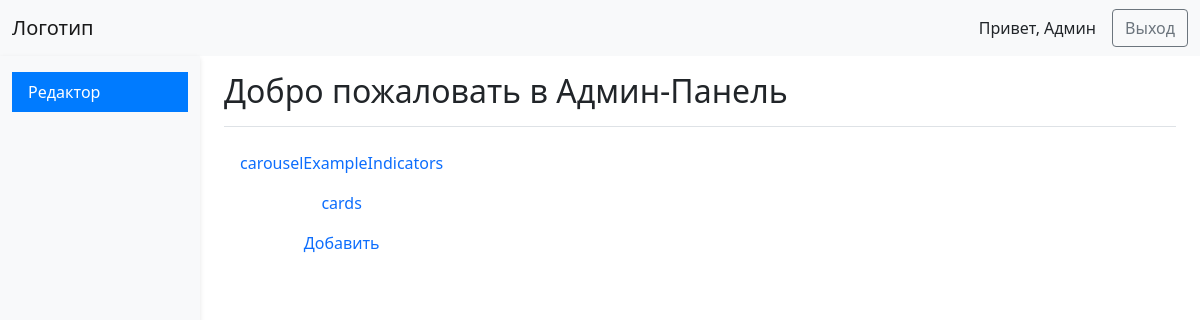
The app's page /admin_panel (signed in), older data.
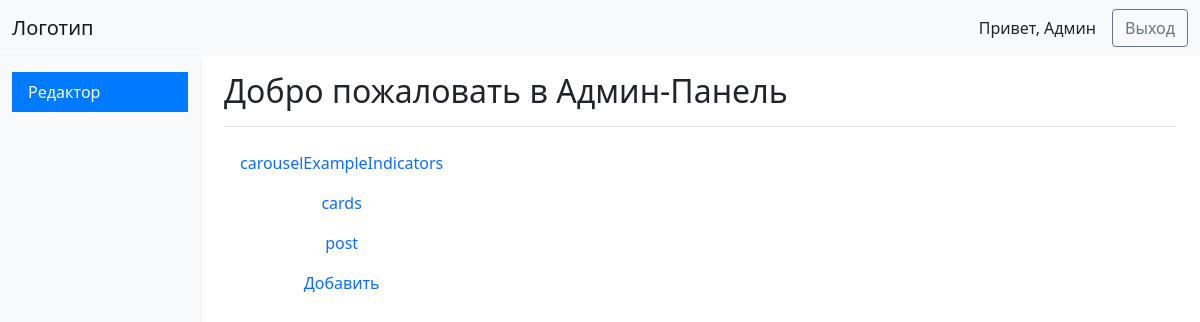
The same page, newer data.
### tables this page shows
CREATE TABLE content (
             id INTEGER PRIMARY KEY AUTOINCREMENT,
             idblock TEXT,
             short_title TEXT,
             img TEXT,
             altimg TEXT,
             title TEXT,
             contenttext TEXT,
             author TEXT,
             timestampdata DATETIME);

### app.py (the view)
@app.route('/admin_panel')
def admin_panel():
    if 'user_id' not in session:
        return redirect(url_for('admin_login'))
    conn = get_db_connection()
    blocks = conn.execute('SELECT * FROM content').fetchall()
    conn.close()
    blocks_list = [dict(ix) for ix in blocks]
    json_data = {}
    for raw in blocks_list:
        if raw['idblock'] not in json_data:
            json_data[raw['idblock']] = []
        json_data[raw['idblock']].append({
            'id': raw['id'],
            'short_title': raw['short_title'],
            'img': raw['img'],
            'altimg': raw['altimg'],
            'title': raw['title'],
            'contenttext': raw['contenttext'],
            'author': raw['author'],
            'timestampdata': raw['timestampdata']
        })
    return render_template('admin_panel.html', json_data=json_data)

### app.py (called while the page is built)
def get_db_connection():
    conn = sqlite3.connect('database.db')
    conn.row_factory = sqlite3.Row
    return conn

### templates/admin_panel.html (shortened to what this page needs)
<!DOCTYPE html>
<html lang="en">
<head>
	<link href="https://cdn.jsdelivr.net/npm/bootstrap@5.1.3/dist/css/bootstrap.min.css" rel="stylesheet">
</head>
<body>
<nav class="navbar navbar-expand-lg navbar-light bg-light">
	<div class="container-fluid">
		<a class="navbar-brand" href="#">Логотип</a>
		<div class="d-flex align-items-center">
			<span class="me-3">Привет, Админ</span>
			<a href="{{ url_for('logout') }}" class="btn btn-outline-secondary">Выход</a>
		</div>
	</div>
</nav>
<div class="container-fluid">
	<div class="row">
		<nav id="sidebarMenu" class="col-md-3 col-lg-2 d-md-block bg-light sidebar collapse">
			<div class="position-sticky pt-3">
				<ul class="nav flex-column">
					<li class="nav-item">
						<a class="nav-link active" aria-current="page" href="#">
							Редактор
						</a>
					</li>
				</ul>
			</div>
		</nav>
		{% if json_data %}
			{% include 'editland.html' %}
		{% endif %}
	</div>
</div>
</body>
</html>

### templates/editland.html (shortened to what this page needs)
<main class="col-md-9 ms-sm-auto col-lg-10 px-md-4">
	<div class="d-flex justify-content-between flex-wrap flex-md-nowrap align-items-center pt-3 pb-2 mb-3 border-bottom">
		<h1 class="h2">Добро пожаловать в Админ-Панель</h1>
	</div>
	<div class="d-flex align-items-start">
		<div class="nav flex-column nav-pills me-3" id="v-pills-tab" role="tablist" aria-orientation="vertical">
			{% for j_key, j_value in json_data.items() %}
				<button class="nav-link" id="v-pills-{{ j_key }}-tab" data-bs-toggle="pill"
				        data-bs-target="#v-pills-{{ j_key }}" type="button" role="tab"
				        aria-controls="v-pills-{{ j_key }}" aria-selected="false">
					    {{ j_key }}
				</button>
			{% endfor %}
			<button class="nav-link" id="v-pills-add-tab" data-bs-toggle="pill"
				data-bs-target="#v-pills-add" type="button" role="tab"
				aria-controls="v-pills-add" aria-selected="false">
				Добавить
			</button>
		</div>
	</div>
</main>

Row changes from the older to the newer data that the page shows:
added content: idblock "post"
